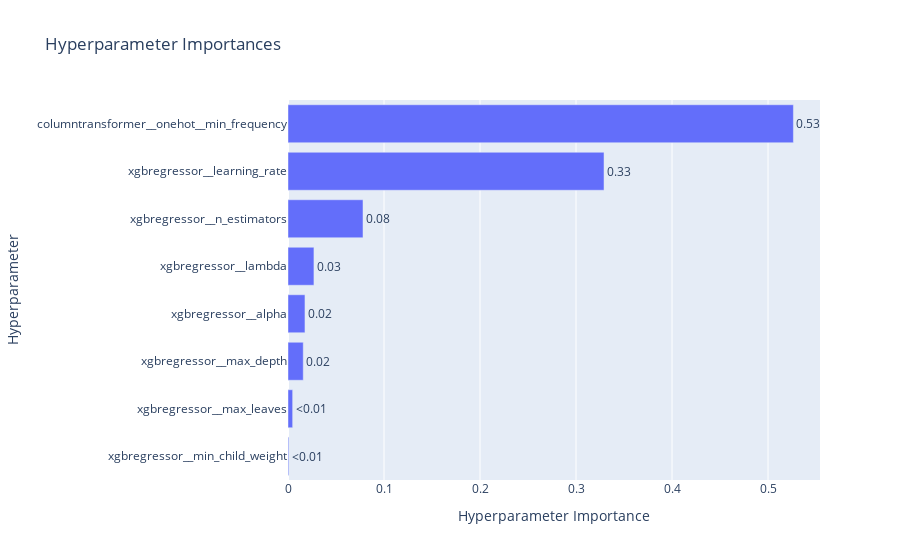

Notebook source saved alongside this figure:
### Markdown cell above
Del gráfico anterior es posible notar que la mayoría de los trials se concentran en valores de `min_frequency` cercanos a 0.1, `learning_rate` cercanos a 0.1, `max_depth` cercanos a 7, `max_leaves` cercanos a 30, `reg_alpha` cercanos a 0.6 y `reg_lambda` cercanos a 0.2.

### Code cell
# Gráfico de importancia de parámetros
plot_param_importances(study)

### Figure 1 — Plotly figure (JSON) as saved in the notebook; plotly's stock layout.template omitted (floating-point values rounded to 4 significant figures)
{"data": [{"cliponaxis": false, "hovertemplate": ["xgbregressor__min_child_weight (IntDistribution): 0.0008175071948381027<extra></extra>", "xgbregressor__max_leaves (IntDistribution): 0.004855864806518532<extra></extra>", "xgbregressor__max_depth (IntDistribution): 0.01588941368938167<extra></extra>", "xgbregressor__alpha (FloatDistribution): 0.017677926888230888<extra></extra>", "xgbregressor__lambda (FloatDistribution): 0.027018014127867966<extra></extra>", "xgbregressor__n_estimators (IntDistribution): 0.0781337728177063<extra></extra>", "xgbregressor__learning_rate (FloatDistribution): 0.3291703212707403<extra></extra>", "columntransformer__onehot__min_frequency (FloatDistribution): 0.5264371792047162<extra></extra>"], "name": "Objective Value", "orientation": "h", "text": ["<0.01", "<0.01", "0.02", "0.02", "0.03", "0.08", "0.33", "0.53"], "textposition": "outside", "type": "bar", "x": [0.0008175, 0.004856, 0.01589, 0.01768, 0.02702, 0.07813, 0.3292, 0.5264], "y": ["xgbregressor__min_child_weight", "xgbregressor__max_leaves", "xgbregressor__max_depth", "xgbregressor__alpha", "xgbregressor__lambda", "xgbregressor__n_estimators", "xgbregressor__learning_rate", "columntransformer__onehot__min_frequency"]}], "layout": {"title": {"text": "Hyperparameter Importances"}, "xaxis": {"title": {"text": "Hyperparameter Importance"}}, "yaxis": {"title": {"text": "Hyperparameter"}}}}
